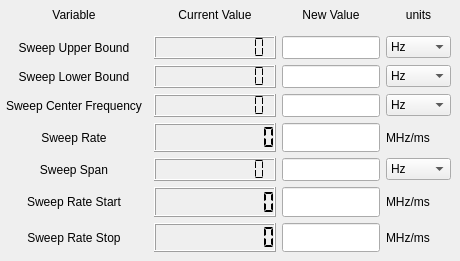
      <widget class="QWidget" name="FreqSweepTab">
       <attribute name="title">
        <string>Frequency Sweep</string>
       </attribute>
       <widget class="QWidget" name="gridLayoutWidget">
        <property name="geometry">
         <rect>
          <x>0</x>
          <y>0</y>
          <width>451</width>
          <height>252</height>
         </rect>
        </property>
        <layout class="QGridLayout" name="FreqSweepGrid">
         <item row="3" column="2">
          <widget class="QLineEdit" name="SweepCenterFreqQLineEdit">
           <property name="maximumSize">
            <size>
             <width>98</width>
             <height>50</height>
            </size>
           </property>
          </widget>
         </item>
         <item row="4" column="1">
          <widget class="QLCDNumber" name="SweepRateQLCD">
           <property name="maximumSize">
            <size>
             <width>200</width>
             <height>50</height>
            </size>
           </property>
           <property name="digitCount">
            <number>10</number>
           </property>
           <property name="segmentStyle">
            <enum>QLCDNumber::Flat</enum>
           </property>
          </widget>
         </item>
         <item row="7" column="0">
          <widget class="QLabel" name="SweepRateStopQLabel">
           <property name="sizePolicy">
            <sizepolicy hsizetype="Maximum" vsizetype="Maximum">
             <horstretch>0</horstretch>
             <verstretch>0</verstretch>
            </sizepolicy>
           </property>
           <property name="maximumSize">
            <size>
             <width>200</width>
             <height>40</height>
            </size>
           </property>
           <property name="baseSize">
            <size>
             <width>200</width>
             <height>50</height>
            </size>
           </property>
           <property name="text">
            <string>Sweep Rate Stop</string>
           </property>
           <property name="alignment">
            <set>Qt::AlignCenter</set>
           </property>
          </widget>
         </item>
         <item row="7" column="2">
          <widget class="QLineEdit" name="SweepRateStopQLineEdit">
           <property name="maximumSize">
            <size>
             <width>98</width>
             <height>50</height>
            </size>
           </property>
          </widget>
         </item>
         <item row="0" column="2">
          <widget class="QLabel" name="NewValQLabel">
           <property name="text">
            <string>New Value</string>
           </property>
           <property name="alignment">
            <set>Qt::AlignCenter</set>
           </property>
          </widget>
         </item>
         <item row="5" column="0">
          <widget class="QLabel" name="SweepSpanQLabel">
           <property name="sizePolicy">
            <sizepolicy hsizetype="Maximum" vsizetype="Maximum">
             <horstretch>0</horstretch>
             <verstretch>0</verstretch>
            </sizepolicy>
           </property>
           <property name="maximumSize">
            <size>
             <width>200</width>
             <height>40</height>
            </size>
           </property>
           <property name="baseSize">
            <size>
             <width>200</width>
             <height>50</height>
            </size>
           </property>
           <property name="text">
            <string>Sweep Span</string>
           </property>
           <property name="alignment">
            <set>Qt::AlignCenter</set>
           </property>
          </widget>
         </item>
         <item row="3" column="0">
          <widget class="QLabel" name="SweepCenterFreqQLabel">
           <property name="sizePolicy">
            <sizepolicy hsizetype="Maximum" vsizetype="Maximum">
             <horstretch>0</horstretch>
             <verstretch>0</verstretch>
            </sizepolicy>
           </property>
           <property name="maximumSize">
            <size>
             <width>200</width>
             <height>40</height>
            </size>
           </property>
           <property name="baseSize">
            <size>
             <width>200</width>
             <height>50</height>
            </size>
           </property>
           <property name="text">
            <string>Sweep Center Frequency</string>
           </property>
           <property name="alignment">
            <set>Qt::AlignCenter</set>
           </property>
          </widget>
         </item>
         <item row="5" column="2">
          <widget class="QLineEdit" name="SweepSpanQLineEdit">
           <property name="maximumSize">
            <size>
             <width>98</width>
             <height>50</height>
            </size>
           </property>
          </widget>
         </item>
         <item row="1" column="1">
          <widget class="QLCDNumber" name="SweepUpperBoundQLCD">
           <property name="maximumSize">
            <size>
             <width>122</width>
             <height>50</height>
            </size>
           </property>
           <property name="digitCount">
            <number>10</number>
           </property>
           <property name="segmentStyle">
            <enum>QLCDNumber::Flat</enum>
           </property>
          </widget>
         </item>
         <item row="1" column="2">
          <widget class="QLineEdit" name="SweepUpperBoundQLineEdit">
           <property name="maximumSize">
            <size>
             <width>98</width>
             <height>50</height>
            </size>
           </property>
          </widget>
         </item>
         <item row="4" column="0">
          <widget class="QLabel" name="SweepRateQLabel">
           <property name="sizePolicy">
            <sizepolicy hsizetype="Maximum" vsizetype="Maximum">
             <horstretch>0</horstretch>
             <verstretch>0</verstretch>
            </sizepolicy>
           </property>
           <property name="maximumSize">
            <size>
             <width>200</width>
             <height>40</height>
            </size>
           </property>
           <property name="baseSize">
            <size>
             <width>200</width>
             <height>50</height>
            </size>
           </property>
           <property name="text">
            <string>Sweep Rate</string>
           </property>
           <property name="alignment">
            <set>Qt::AlignCenter</set>
           </property>
          </widget>
         </item>
         <item row="3" column="1">
          <widget class="QLCDNumber" name="SweepCenterFreqQLCD">
           <property name="maximumSize">
            <size>
             <width>200</width>
             <height>50</height>
            </size>
           </property>
           <property name="digitCount">
            <number>10</number>
           </property>
           <property name="segmentStyle">
            <enum>QLCDNumber::Flat</enum>
           </property>
          </widget>
         </item>
         <item row="0" column="0">
          <widget class="QLabel" name="VariableQLabel">
           <property name="text">
            <string>Variable</string>
           </property>
           <property name="alignment">
            <set>Qt::AlignCenter</set>
           </property>
          </widget>
         </item>
         <item row="2" column="0">
          <widget class="QLabel" name="SweepLowerBoundQLabel">
           <property name="sizePolicy">
            <sizepolicy hsizetype="Maximum" vsizetype="Maximum">
             <horstretch>0</horstretch>
             <verstretch>0</verstretch>
            </sizepolicy>
           </property>
           <property name="maximumSize">
            <size>
             <width>200</width>
             <height>40</height>
            </size>
           </property>
           <property name="baseSize">
            <size>
             <width>200</width>
             <height>50</height>
            </size>
           </property>
           <property name="text">
            <string>Sweep Lower Bound</string>
           </property>
           <property name="alignment">
            <set>Qt::AlignCenter</set>
           </property>
          </widget>
         </item>
         <item row="2" column="2">
          <widget class="QLineEdit" name="SweepLowerBoundQLineEdit">
           <property name="maximumSize">
            <size>
             <width>98</width>
             <height>50</height>
            </size>
           </property>
          </widget>
         </item>
         <item row="6" column="2">
          <widget class="QLineEdit" name="SweepRateStartQLineEdit">
           <property name="maximumSize">
            <size>
             <width>98</width>
             <height>50</height>
            </size>
           </property>
          </widget>
         </item>
         <item row="2" column="1">
          <widget class="QLCDNumber" name="SweepLowerBoundQLCD">
           <property name="maximumSize">
            <size>
             <width>200</width>
             <height>50</height>
            </size>
           </property>
           <property name="digitCount">
            <number>10</number>
           </property>
           <property name="segmentStyle">
            <enum>QLCDNumber::Flat</enum>
           </property>
          </widget>
         </item>
         <item row="1" column="0">
          <widget class="QLabel" name="SweepUpperBoundQLabel">
           <property name="sizePolicy">
            <sizepolicy hsizetype="Maximum" vsizetype="Maximum">
             <horstretch>0</horstretch>
             <verstretch>0</verstretch>
            </sizepolicy>
           </property>
           <property name="maximumSize">
            <size>
             <width>200</width>
             <height>40</height>
            </size>
           </property>
           <property name="baseSize">
            <size>
             <width>200</width>
             <height>50</height>
            </size>
           </property>
           <property name="text">
            <string>Sweep Upper Bound</string>
           </property>
           <property name="alignment">
            <set>Qt::AlignCenter</set>
           </property>
          </widget>
         </item>
         <item row="4" column="2">
          <widget class="QLineEdit" name="SweepRateQLineEdit">
           <property name="maximumSize">
            <size>
             <width>98</width>
             <height>50</height>
            </size>
           </property>
          </widget>
         </item>
         <item row="6" column="0">
          <widget class="QLabel" name="SweepRateStartQLabel">
           <property name="sizePolicy">
            <sizepolicy hsizetype="Maximum" vsizetype="Maximum">
             <horstretch>0</horstretch>
             <verstretch>0</verstretch>
            </sizepolicy>
           </property>
           <property name="maximumSize">
            <size>
             <width>200</width>
             <height>40</height>
            </size>
           </property>
           <property name="baseSize">
            <size>
             <width>200</width>
             <height>50</height>
            </size>
           </property>
           <property name="text">
            <string>Sweep Rate Start</string>
           </property>
           <property name="alignment">
            <set>Qt::AlignCenter</set>
           </property>
          </widget>
         </item>
         <item row="6" column="1">
          <widget class="QLCDNumber" name="SweepRateStartQLCD">
           <property name="maximumSize">
            <size>
             <width>200</width>
             <height>50</height>
            </size>
           </property>
           <property name="digitCount">
            <number>10</number>
           </property>
           <property name="segmentStyle">
            <enum>QLCDNumber::Flat</enum>
           </property>
          </widget>
         </item>
         <item row="5" column="1">
          <widget class="QLCDNumber" name="SweepSpanQLCD">
           <property name="maximumSize">
            <size>
             <width>200</width>
             <height>50</height>
            </size>
           </property>
           <property name="digitCount">
            <number>10</number>
           </property>
           <property name="segmentStyle">
            <enum>QLCDNumber::Flat</enum>
           </property>
          </widget>
         </item>
         <item row="0" column="1">
          <widget class="QLabel" name="CurrentValQLabel">
           <property name="text">
            <string>Current Value</string>
           </property>
           <property name="alignment">
            <set>Qt::AlignCenter</set>
           </property>
          </widget>
         </item>
         <item row="7" column="1">
          <widget class="QLCDNumber" name="SweepRateStopQLCD">
           <property name="maximumSize">
            <size>
             <width>200</width>
             <height>50</height>
            </size>
           </property>
           <property name="digitCount">
            <number>10</number>
           </property>
           <property name="segmentStyle">
            <enum>QLCDNumber::Flat</enum>
           </property>
          </widget>
         </item>
         <item row="1" column="3">
          <widget class="QComboBox" name="SweepUpperBoundUnitComboBox">
           <property name="sizePolicy">
            <sizepolicy hsizetype="Fixed" vsizetype="Fixed">
             <horstretch>0</horstretch>
             <verstretch>0</verstretch>
            </sizepolicy>
           </property>
           <property name="maximumSize">
            <size>
             <width>65</width>
             <height>16777215</height>
            </size>
           </property>
           <item>
            <property name="text">
             <string>Hz</string>
            </property>
           </item>
           <item>
            <property name="text">
             <string>kHz</string>
            </property>
           </item>
           <item>
            <property name="text">
             <string>MHz</string>
            </property>
           </item>
          </widget>
         </item>
         <item row="2" column="3">
          <widget class="QComboBox" name="SweepLowerBoundUnitComboBox">
           <property name="sizePolicy">
            <sizepolicy hsizetype="Fixed" vsizetype="Fixed">
             <horstretch>0</horstretch>
             <verstretch>0</verstretch>
            </sizepolicy>
           </property>
           <property name="maximumSize">
            <size>
             <width>65</width>
             <height>16777215</height>
            </size>
           </property>
           <item>
            <property name="text">
             <string>Hz</string>
            </property>
           </item>
           <item>
            <property name="text">
             <string>kHz</string>
            </property>
           </item>
           <item>
            <property name="text">
             <string>MHz</string>
            </property>
           </item>
          </widget>
         </item>
         <item row="3" column="3">
          <widget class="QComboBox" name="SweepCenterFreqUnitComboBox">
           <property name="sizePolicy">
            <sizepolicy hsizetype="Fixed" vsizetype="Fixed">
             <horstretch>0</horstretch>
             <verstretch>0</verstretch>
            </sizepolicy>
           </property>
           <property name="maximumSize">
            <size>
             <width>65</width>
             <height>16777215</height>
            </size>
           </property>
           <item>
            <property name="text">
             <string>Hz</string>
            </property>
           </item>
           <item>
            <property name="text">
             <string>kHz</string>
            </property>
           </item>
           <item>
            <property name="text">
             <string>MHz</string>
            </property>
           </item>
          </widget>
         </item>
         <item row="5" column="3">
          <widget class="QComboBox" name="SweepSpanUnitComboBox">
           <property name="sizePolicy">
            <sizepolicy hsizetype="Fixed" vsizetype="Fixed">
             <horstretch>0</horstretch>
             <verstretch>0</verstretch>
            </sizepolicy>
           </property>
           <property name="maximumSize">
            <size>
             <width>65</width>
             <height>16777215</height>
            </size>
           </property>
           <item>
            <property name="text">
             <string>Hz</string>
            </property>
           </item>
           <item>
            <property name="text">
             <string>kHz</string>
            </property>
           </item>
           <item>
            <property name="text">
             <string>MHz</string>
            </property>
           </item>
          </widget>
         </item>
         <item row="0" column="3">
          <widget class="QLabel" name="label_5">
           <property name="text">
            <string>units</string>
           </property>
           <property name="alignment">
            <set>Qt::AlignCenter</set>
           </property>
          </widget>
         </item>
         <item row="4" column="3">
          <widget class="QLabel" name="label_6">
           <property name="text">
            <string>MHz/ms</string>
           </property>
          </widget>
         </item>
         <item row="6" column="3">
          <widget class="QLabel" name="label_7">
           <property name="text">
            <string>MHz/ms</string>
           </property>
          </widget>
         </item>
         <item row="7" column="3">
          <widget class="QLabel" name="label_8">
           <property name="text">
            <string>MHz/ms</string>
           </property>
          </widget>
         </item>
        </layout>
       </widget>
      </widget>
